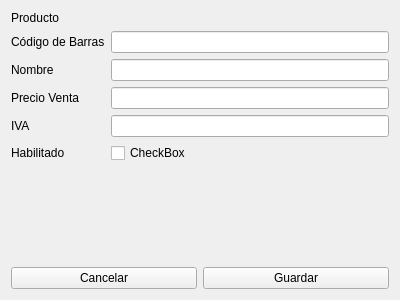
<?xml version="1.0" encoding="UTF-8"?>
<ui version="4.0">
 <class>Form</class>
 <widget class="QWidget" name="Form">
  <property name="windowModality">
   <enum>Qt::ApplicationModal</enum>
  </property>
  <property name="geometry">
   <rect>
    <x>0</x>
    <y>0</y>
    <width>400</width>
    <height>300</height>
   </rect>
  </property>
  <property name="windowTitle">
   <string>Form</string>
  </property>
  <layout class="QVBoxLayout" name="verticalLayout_2">
   <item>
    <layout class="QFormLayout" name="formLayout">
     <item row="0" column="0">
      <widget class="QLabel" name="lbl_Product_id">
       <property name="text">
        <string>Producto </string>
       </property>
      </widget>
     </item>
     <item row="1" column="0">
      <widget class="QLabel" name="label">
       <property name="text">
        <string>Código de Barras</string>
       </property>
      </widget>
     </item>
     <item row="1" column="1">
      <widget class="QLineEdit" name="txt_codbarra"/>
     </item>
     <item row="2" column="0">
      <widget class="QLabel" name="label_2">
       <property name="text">
        <string>Nombre</string>
       </property>
      </widget>
     </item>
     <item row="2" column="1">
      <widget class="QLineEdit" name="txt_nombre"/>
     </item>
     <item row="3" column="0">
      <widget class="QLabel" name="label_3">
       <property name="text">
        <string>Precio Venta</string>
       </property>
      </widget>
     </item>
     <item row="3" column="1">
      <widget class="QLineEdit" name="txt_precio_venta"/>
     </item>
     <item row="4" column="0">
      <widget class="QLabel" name="label_4">
       <property name="text">
        <string>IVA</string>
       </property>
      </widget>
     </item>
     <item row="4" column="1">
      <widget class="QLineEdit" name="txt_iva"/>
     </item>
     <item row="5" column="0">
      <widget class="QLabel" name="label_5">
       <property name="text">
        <string>Habilitado</string>
       </property>
      </widget>
     </item>
     <item row="5" column="1">
      <widget class="QCheckBox" name="chk_enabled">
       <property name="text">
        <string>CheckBox</string>
       </property>
      </widget>
     </item>
    </layout>
   </item>
   <item>
    <layout class="QHBoxLayout" name="horizontalLayout">
     <item>
      <widget class="QPushButton" name="pb_cancelar">
       <property name="text">
        <string>Cancelar</string>
       </property>
      </widget>
     </item>
     <item>
      <widget class="QPushButton" name="pb_guardar">
       <property name="text">
        <string>Guardar</string>
       </property>
      </widget>
     </item>
    </layout>
   </item>
  </layout>
 </widget>
 <resources/>
 <connections/>
</ui>
